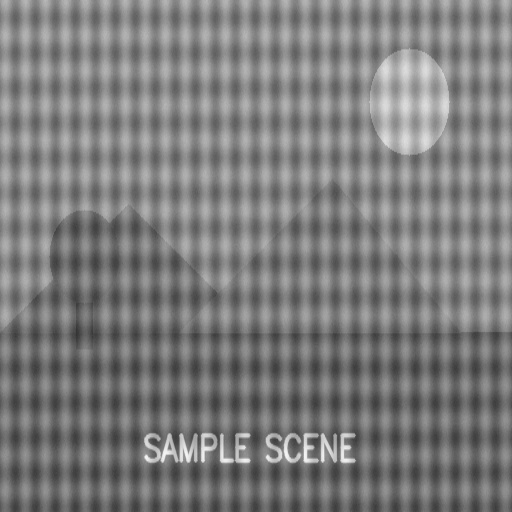
#> input picture CV_Unit2_Assignment/15_Frequency_HPF/input.jpg, 512 x 512 px
$ python program.py
#> lines starting #> are read from the running program, lines starting #| are printed output that depends on the picture
"""
Program 15: Frequency-Domain High-Pass Filtering
Creates a circular high-pass mask that suppresses the central
low-frequency region and preserves higher frequency content
(edges/fine detail), then reconstructs the spatial-domain image.
"""
import cv2
import numpy as np

img = cv2.imread("input.jpg", cv2.IMREAD_GRAYSCALE)
#> img is the input picture: shape (512, 512); min 51, max 246, mean 124.6
if img is None:
    raise FileNotFoundError("input.jpg not found in this folder.")

rows, cols = img.shape
#> rows = 512; cols = 512
crow, ccol = rows // 2, cols // 2
#> crow = 256; ccol = 256

img_float32 = np.float32(img)
dft = cv2.dft(img_float32, flags=cv2.DFT_COMPLEX_OUTPUT)
dft_shifted = np.fft.fftshift(dft)

# Circular high-pass mask: 0 inside the radius (suppress low frequencies),
# 1 outside (keep high frequencies / edges).
RADIUS = 40
mask = np.ones((rows, cols, 2), np.float32)
y, x = np.ogrid[:rows, :cols]
#> y = 512 values from 0 to 511
dist_from_center = (x - ccol) ** 2 + (y - crow) ** 2
mask_area = dist_from_center <= RADIUS ** 2
mask[mask_area] = 0

filtered_dft = dft_shifted * mask

filtered_dft_unshifted = np.fft.ifftshift(filtered_dft)
img_reconstructed = cv2.idft(filtered_dft_unshifted)
img_reconstructed = cv2.magnitude(img_reconstructed[:, :, 0], img_reconstructed[:, :, 1])
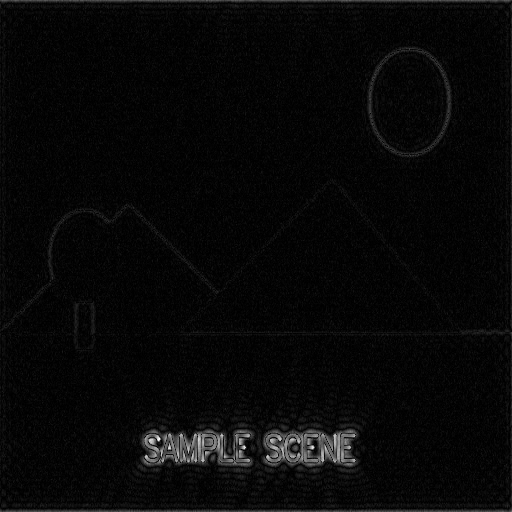
#> img_reconstructed: shape (512, 512) float32; min 0.5, max 24104880, mean 797789.2; drawn with min black and max white

img_reconstructed = cv2.normalize(img_reconstructed, None, 0, 255, cv2.NORM_MINMAX)
img_reconstructed = img_reconstructed.astype(np.uint8)

cv2.imwrite("output.png", img_reconstructed)
print(f"Applied circular high-pass mask (radius={RADIUS}).")
print("Saved high-pass filtered (edge-emphasized) reconstruction as output.png")

$ run again, with CV_Unit2_Assignment/02_Brightness/input.jpg copied over CV_Unit2_Assignment/15_Frequency_HPF/input.jpg
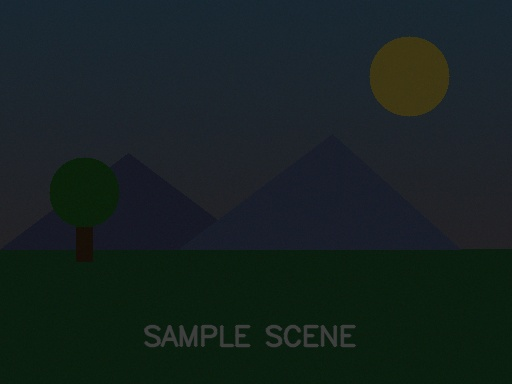
#> input picture CV_Unit2_Assignment/02_Brightness/input.jpg, 512 x 384 px
#> `img_float32 = np.float32(img)`:
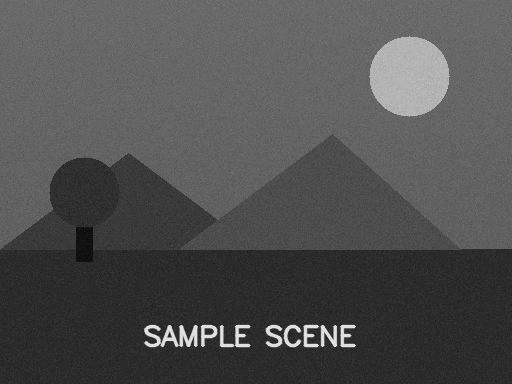
#> img_float32: shape (384, 512) float32; min 12, max 70, mean 30.2; drawn with min black and max white
#> `img_reconstructed = cv2.magnitude(img_reconstructed[:, :, 0], img_reco..`:
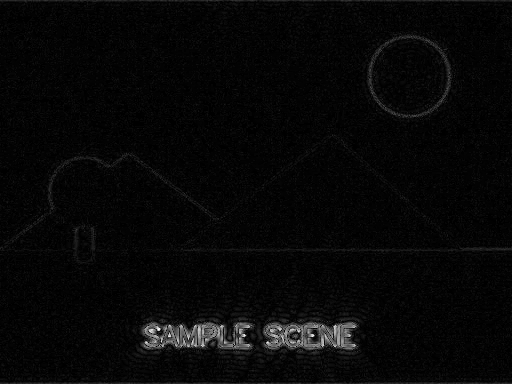
#> img_reconstructed: shape (384, 512) float32; min 0.125, max 7486207, mean 230192.5; drawn with min black and max white

$ run again, with CV_Unit2_Assignment/03_Contrast_Stretching/input.jpg copied over CV_Unit2_Assignment/15_Frequency_HPF/input.jpg
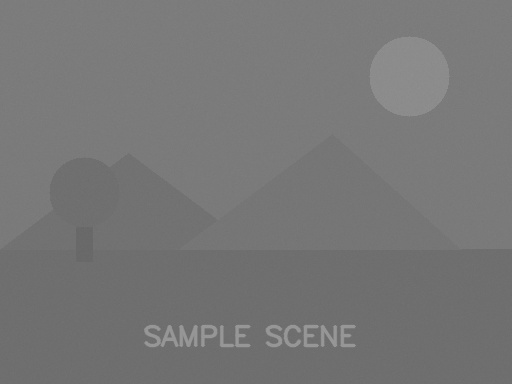
#> input picture CV_Unit2_Assignment/03_Contrast_Stretching/input.jpg, 512 x 384 px
#> img is the input picture: shape (384, 512); min 102, max 156, mean 118.3
#> `img_reconstructed = cv2.magnitude(img_reconstructed[:, :, 0], img_reco..`:
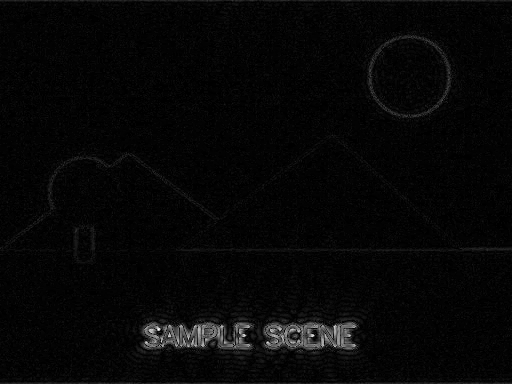
#> img_reconstructed: shape (384, 512) float32; min 1.91, max 7781185.5, mean 217049.9; drawn with min black and max white
